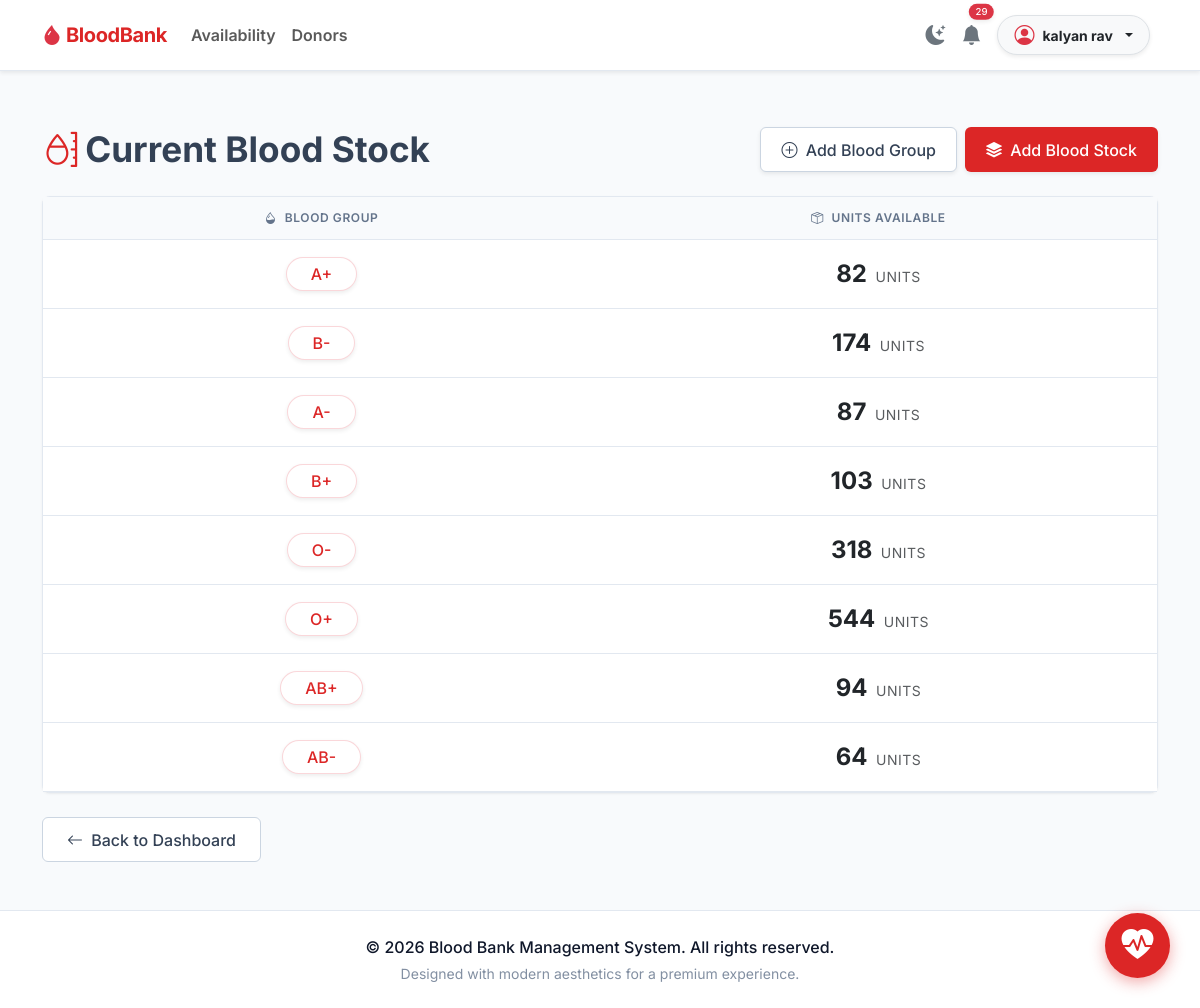
Screenshot of /inventory/blood-stock/ (signed in) with the database file from the repository.
### accounts/models.py (models this page shows, shortened)
class User(AbstractUser):
    ROLE_CHOICES = (
        ('ADMIN', 'Admin'),
        ('DONOR', 'Donor'),
        ('REQUESTER', 'Requester'),
    )
    role       = models.CharField(max_length=20, choices=ROLE_CHOICES)
    email      = models.EmailField(unique=True, blank=True, default='')
    is_active  = models.BooleanField(default=True)   # used for account deactivation

### inventory/models.py (models this page shows, shortened)
class BloodStock(models.Model):
    blood_group = models.OneToOneField(BloodGroup, on_delete=models.CASCADE)
    units_available = models.PositiveIntegerField(default=0)

class BloodGroup(models.Model):
    blood_group = models.CharField(max_length=5, unique=True)

### inventory/views.py (the view)
# urls.py: path('blood-stock/', views.blood_stock, name='blood_stock'),
@login_required
def blood_stock(request):
    stocks = BloodStock.objects.select_related('blood_group').all()
    return render(request, 'blood_stock.html', {'stocks': stocks})

### notifications/context_processors.py (called while the page is built)
def unread_notifications_count(request):
    if request.user.is_authenticated:
        count = request.user.notifications.filter(is_read=False).count()
        return {'unread_notif_count': count}
    return {'unread_notif_count': 0}

### templates/blood_stock.html (shortened to what this page needs)
{% extends 'base.html' %}
{% block content %}
<div class="row align-items-center mb-4 mt-3">
    <div class="col-md-5">
        <h2 class="fw-bold mb-0" style="color: var(--secondary); font-size: 2.2rem;">
            <i class="bi bi-moisture me-2" style="color: var(--primary);"></i>Current Blood Stock
        </h2>
    </div>
    <div class="col-md-7 text-md-end mt-3 mt-md-0 d-flex flex-wrap justify-content-md-end gap-2">
        <a href="{% url 'add_blood_group' %}" class="btn btn-secondary-custom shadow-sm">
            <i class="bi bi-plus-circle me-1"></i> Add Blood Group
        </a>
        <a href="{% url 'add_blood_stock' %}" class="btn btn-primary-custom shadow-sm">
            <i class="bi bi-stack me-1"></i> Add Blood Stock
        </a>
    </div>
</div>
<div class="premium-card mb-4">
    <div class="card-body p-0">
        <div class="table-responsive">
            <table class="table table-premium table-borderless align-middle text-center mb-0">
                <thead>
                    <tr>
                        <th style="width: 50%;"><i class="bi bi-droplet-half me-1"></i> Blood Group</th>
                        <th style="width: 50%;"><i class="bi bi-box-seam me-1"></i> Units Available</th>
                    </tr>
                </thead>
                <tbody>
                    {% for stock in stocks %}
                    <tr>
                        <td class="py-3">
                            <span class="badge bg-white border fs-6 px-4 py-2 rounded-pill shadow-sm" style="color: var(--primary); border-color: rgba(230,57,70,0.2) !important;">
                                {{ stock.blood_group.blood_group }}
                            </span>
                        </td>
                        <td>
                            {% if stock.units_available == 0 %}
                                <span class="fw-bold fs-5 text-danger">0</span>
                                <span class="text-muted small ms-1 text-uppercase" style="letter-spacing: 0.5px;">(Out of Stock)</span>
                            {% else %}
                                <span class="fw-bold fs-4 text-dark">{{ stock.units_available }}</span>
                                <span class="text-muted small ms-1 text-uppercase" style="letter-spacing: 0.5px;">units</span>
                            {% endif %}
                        </td>
                    </tr>
                    {% endfor %}
                </tbody>
            </table>
        </div>
    </div>
</div>
<div class="text-start mb-4">
    <a href="{% url 'dashboard' %}" class="btn btn-secondary-custom px-4">
        <i class="bi bi-arrow-left me-1"></i> Back to Dashboard
    </a>
</div>
{% endblock %}

### templates/base.html (shortened to what this page needs)
{% load static %}
<!DOCTYPE html>
<html lang="en">
<head>
    <link href="https://cdn.jsdelivr.net/npm/bootstrap@5.3.0/dist/css/bootstrap.min.css" rel="stylesheet">
    <link rel="stylesheet" href="https://cdn.jsdelivr.net/npm/bootstrap-icons@1.10.5/font/bootstrap-icons.css">
    <link rel="stylesheet" href="{% static 'css/style.css' %}">
</head>
<body>
    <nav class="navbar navbar-expand-lg sticky-top shadow-sm">
        <div class="container">
            <a class="navbar-brand fw-bold" href="/">
                <i class="bi bi-droplet-fill text-danger"></i> BloodBank
            </a>
            <div class="collapse navbar-collapse" id="navbarNav">
                <ul class="navbar-nav me-auto mb-2 mb-lg-0">
                    <li class="nav-item">
                        <a class="nav-link fw-semibold" href="{% url 'blood_availability' %}">Availability</a>
                    </li>
                    <li class="nav-item">
                        <a class="nav-link fw-semibold" href="{% url 'donor_search' %}">Donors</a>
                    </li>
                </ul>
                <ul class="navbar-nav ms-auto align-items-center">
                    <li class="nav-item me-3">
                        <button class="btn btn-link nav-link px-0 text-secondary" id="themeToggle" title="Toggle Dark/Light Mode">
                            <i class="bi bi-moon-stars-fill fs-5" id="themeIcon"></i>
                        </button>
                    </li>
                    {% if request.user.is_authenticated %}
                        <li class="nav-item me-3 position-relative">
                            <a href="{% url 'notifications_view' %}" class="nav-link px-0 text-secondary" title="Notifications">
                                <i class="bi bi-bell-fill fs-5"></i>
                                {% if unread_notif_count > 0 %}
                                    <span class="position-absolute top-0 start-100 translate-middle badge rounded-pill bg-danger shadow-sm" style="font-size: 0.6rem; padding: 0.35em 0.65em;">
                                        {{ unread_notif_count }}
                                    </span>
                                {% endif %}
                            </a>
                        </li>
                        <li class="nav-item dropdown me-2">
                            <a class="nav-link dropdown-toggle d-flex align-items-center gap-2 py-1 px-3 bg-light border rounded-pill shadow-sm text-dark" href="#" id="userDropdown" role="button" data-bs-toggle="dropdown" aria-expanded="false">
                                <i class="bi bi-person-circle fs-5 text-danger"></i>
                                <span class="fw-bold small">{{ request.user.get_full_name|default:request.user.username }}</span>
                            </a>
                        </li>
                    {% endif %}
                </ul>
            </div>
        </div>
    </nav>
    <main class="flex-grow-1 py-4">
        <div class="container pt-3">
            {% block content %}
            {% endblock %}
        </div>
    </main>
    <footer>
        <div class="container">
            <p class="mb-0 fw-medium">
                &copy; {{ request.user.last_login|date:"Y"|default:"2026" }} Blood Bank Management System. All rights reserved.
            </p>
            <p class="small mt-1 mb-0" style="color: var(--text-muted); opacity: 0.8;">Designed with modern aesthetics for a premium experience.</p>
        </div>
    </footer>
    <a href="{% url 'request_blood' %}" class="floating-emergency-btn shadow-hover" title="Emergency Blood Request">
        <i class="bi bi-heart-pulse-fill"></i>
    </a>
</body>
</html>

### static/css/style.css (style rules this page uses)
:root { --primary: #dc2626; --primary-light: #fee2e2; --primary-glare: #fca5a5; --primary-dark: #b91c1c; --bg-color: #f8fafc; --card-bg: #ffffff; --text-main: #0f172a; --text-muted: #64748b; --secondary: #334155; --border-color: #e2e8f0; --border-hover: #cbd5e1; --nav-bg: #ffffff; --table-header: #f8fafc; --input-bg: #ffffff; }
body { background-color: var(--bg-color); font-family: 'Inter', -apple-system, BlinkMacSystemFont, "Segoe UI", Roboto, sans-serif; color: var(--text-main); display: flex; flex-direction: column; min-height: 100vh; }
.navbar { background: var(--nav-bg) !important; border-bottom: 1px solid var(--border-color); padding: 12px 0; box-shadow: 0 1px 2px 0 rgba(0, 0, 0, 0.03); }
.navbar-brand { color: var(--primary) !important; font-weight: 700; letter-spacing: -0.02em; }
.premium-card { background: var(--card-bg); border: 1px solid var(--border-color); border-radius: 8px; box-shadow: 0 1px 3px 0 rgba(0, 0, 0, 0.05), 0 1px 2px -1px rgba(0, 0, 0, 0.05); }
.btn-primary-custom { background-color: var(--primary); color: #ffffff; border: 1px solid transparent; border-radius: 6px; font-weight: 500; padding: 0.6rem 1.25rem; transition: background-color 0.2s, box-shadow 0.2s; }
.btn-secondary-custom { background-color: var(--card-bg); color: var(--secondary); border: 1px solid var(--border-hover); border-radius: 6px; font-weight: 500; padding: 0.6rem 1.25rem; transition: all 0.2s; }
.shadow-hover { transition: transform 0.2s, box-shadow 0.2s; }
.table-premium { margin-bottom: 0; width: 100%; }
.table-premium th { background-color: var(--table-header); color: var(--text-muted); font-weight: 600; text-transform: uppercase; font-size: 0.75rem; letter-spacing: 0.05em; border-bottom: 1px solid var(--border-color); padding: 12px 16px; }
.table-premium td { border-bottom: 1px solid var(--border-color); vertical-align: middle; color: var(--text-main); padding: 16px; }
.badge { font-weight: 500; }
footer { border-top: 1px solid var(--border-color); background-color: var(--nav-bg); padding: 24px 0; margin-top: auto; text-align: center; }
.floating-emergency-btn { position: fixed; bottom: 30px; right: 30px; width: 65px; height: 65px; background-color: var(--primary); color: #ffffff; border-radius: 50%; display: flex; align-items: center; justify-content: center; font-size: 2rem; box-shadow: 0 4px 15px rgba(220, 38, 38, 0.4); z-index: 1000; transition: transform 0.3s; }

### rows the page displays
User: user.get_full_name "kalyan rav", user.last_login "2026"
BloodStock: blood_group.blood_group "A+", units_available "82"
BloodStock: blood_group.blood_group "B-", units_available "174"
BloodStock: blood_group.blood_group "A-", units_available "87"
BloodStock: blood_group.blood_group "B+", units_available "103"
BloodStock: blood_group.blood_group "O-", units_available "318"
BloodStock: blood_group.blood_group "O+", units_available "544"
BloodStock: blood_group.blood_group "AB+", units_available "94"
BloodStock: blood_group.blood_group "AB-", units_available "64"

### other values shown
{{ unread_notif_count }} "29"
